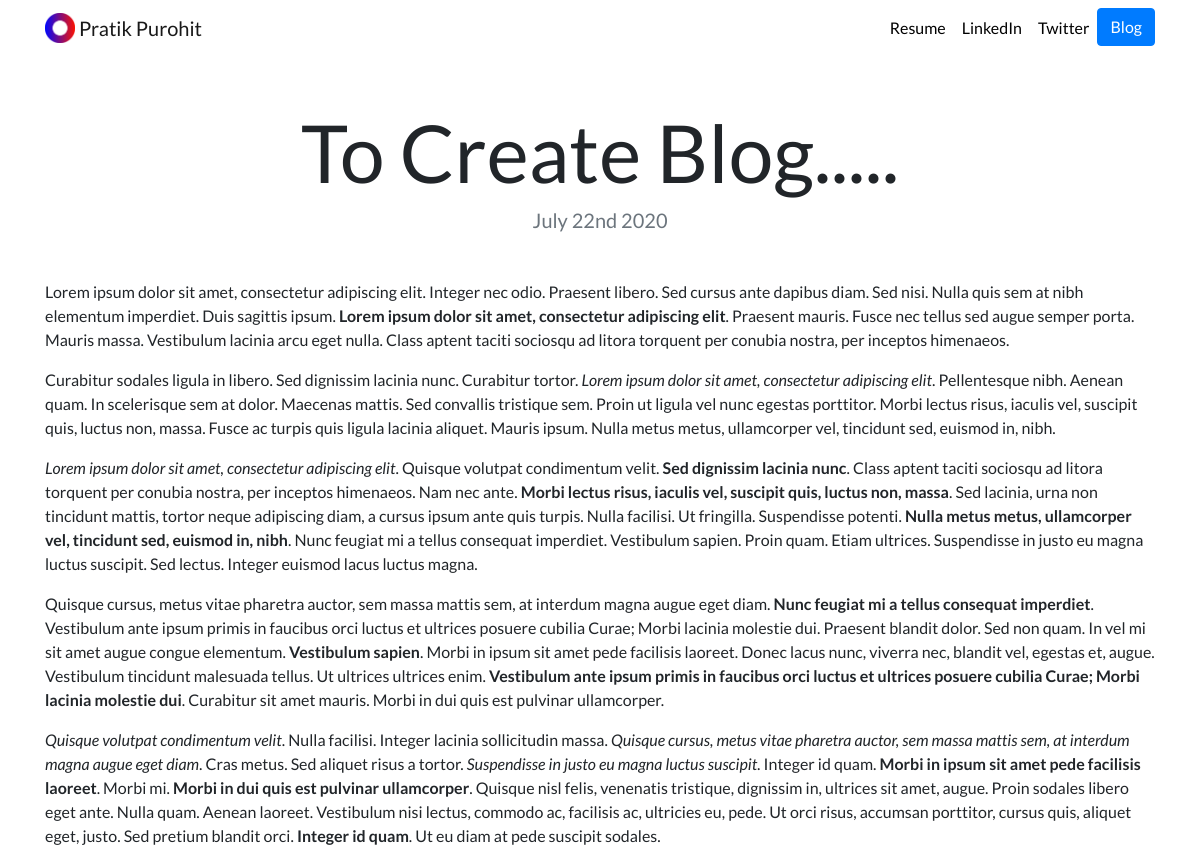
Page /blog/1/ on the committed database.
### blog/models.py (models this page shows)
class Blog(models.Model):
    title = models.CharField(max_length=200)
    description = models.TextField()
    date = models.DateField()

### blog/views.py (the view)
# urls.py: path('<int:blog_id>/', views.detail, name='detail'),
def detail(request, blog_id):
    blog = get_object_or_404(Blog, pk=blog_id)
    return render(request, 'blog/detail.html',{'blog':blog})

### blog/templates/blog/detail.html
{% extends "portfolio/base.html" %}
{% load static %}
{% block content %}
<h1 class="text-center mt-5" id="blogdetailtitle">{{ blog.title }}</h1>
<h5 class="text-center text-muted mb-5">{{ blog.date|date:'F jS Y' }}</h5>
{{ blog.description|safe }}
{% endblock %}

### portfolio/static/portfolio/custom.css (style rules this page uses)
body { font-family: 'Lato', sans-serif; }
@media (min-width: 992px) { #blogdetailtitle { font-size: 5rem; } }

### rows in the picture
Blog: title "To Create Blog.....", date "July 22nd 2020", description "Lorem ipsum dolor sit amet, consectetur adipiscing elit. Integer nec odio. Praesent libero. Sed cursus ante dapibus diam. Sed nisi. Nulla quis sem at nibh elementum imperdiet. Duis sagittis ipsum. Lorem ipsum dolor sit amet, consectetur adipiscing elit . Praesent mauris. Fusce nec tellus sed augue semper porta. Mauris massa. Vestibulum lacinia arcu eget nulla. Class aptent taciti sociosqu ad litora torquent per conubia nostra, per inceptos himenaeos. Curabitur sodales ligula in libero. Sed dignissim lacinia nunc. Curabitur tortor. Lorem ipsum dolor sit amet, consectetur adipiscing elit . Pellentesque nibh. Aenean quam. In scelerisque sem at dolor. Maecenas mattis. Sed convallis tristique…"
